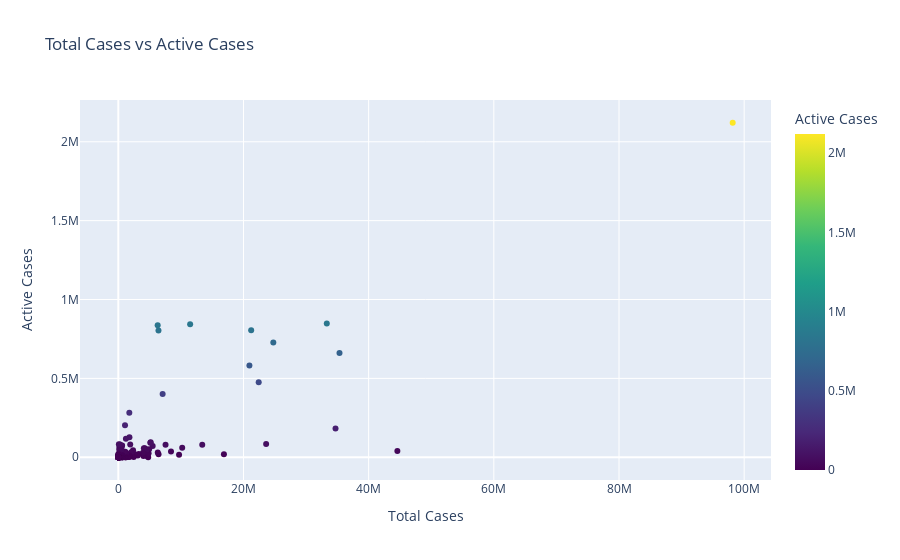

Notebook code cell kept with this figure:
### Markdown cell above
# Total Cases VS Active Cases

### Code cell
fig = px.scatter(df, x='Total Cases', y='Active Cases', title="Total Cases vs Active Cases", color_continuous_scale='Viridis', color='Active Cases')
fig.show()

### Figure 1 — Plotly figure (JSON) as saved in the notebook; plotly's stock layout.template omitted (floating-point values rounded to 4 significant figures; data arrays with more than 128 entries replaced by an {"elided": "..."} marker saying what was removed)
{"data": [{"hovertemplate": "Total Cases=%{x}<br>Active Cases=%{marker.color}<extra></extra>", "legendgroup": "", "marker": {"color": {"elided": "230 int values"}, "coloraxis": "coloraxis", "symbol": "circle"}, "mode": "markers", "name": "", "orientation": "v", "showlegend": false, "type": "scatter", "x": {"elided": "230 int values"}, "xaxis": "x", "y": {"elided": "230 int values"}, "yaxis": "y"}], "layout": {"coloraxis": {"colorbar": {"title": {"text": "Active Cases"}}, "colorscale": [[0, "#440154"], [0.1111, "#482878"], [0.2222, "#3e4989"], [0.3333, "#31688e"], [0.4444, "#26828e"], [0.5556, "#1f9e89"], [0.6667, "#35b779"], [0.7778, "#6ece58"], [0.8889, "#b5de2b"], [1, "#fde725"]]}, "legend": {"tracegroupgap": 0}, "title": {"text": "Total Cases vs Active Cases"}, "xaxis": {"anchor": "y", "domain": [0, 1], "title": {"text": "Total Cases"}}, "yaxis": {"anchor": "x", "domain": [0, 1], "title": {"text": "Active Cases"}}}}
